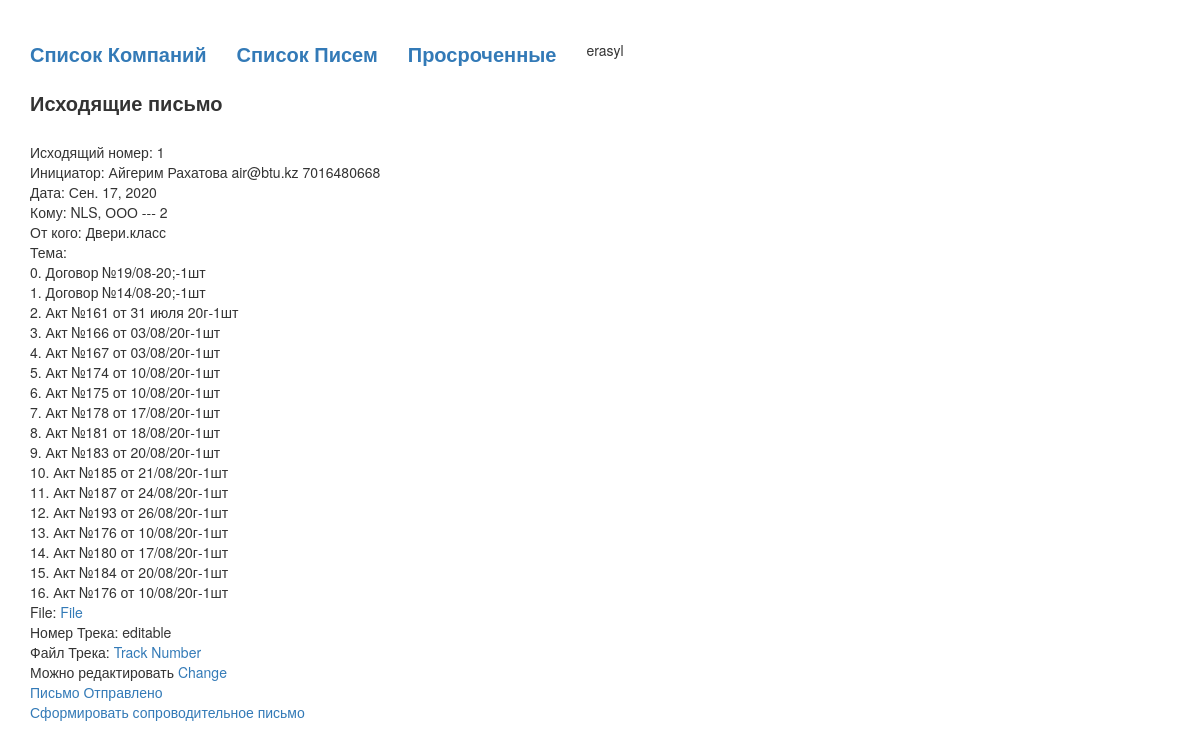
Before: /mail_detail/outcoming/13 (signed in) with the older database file.
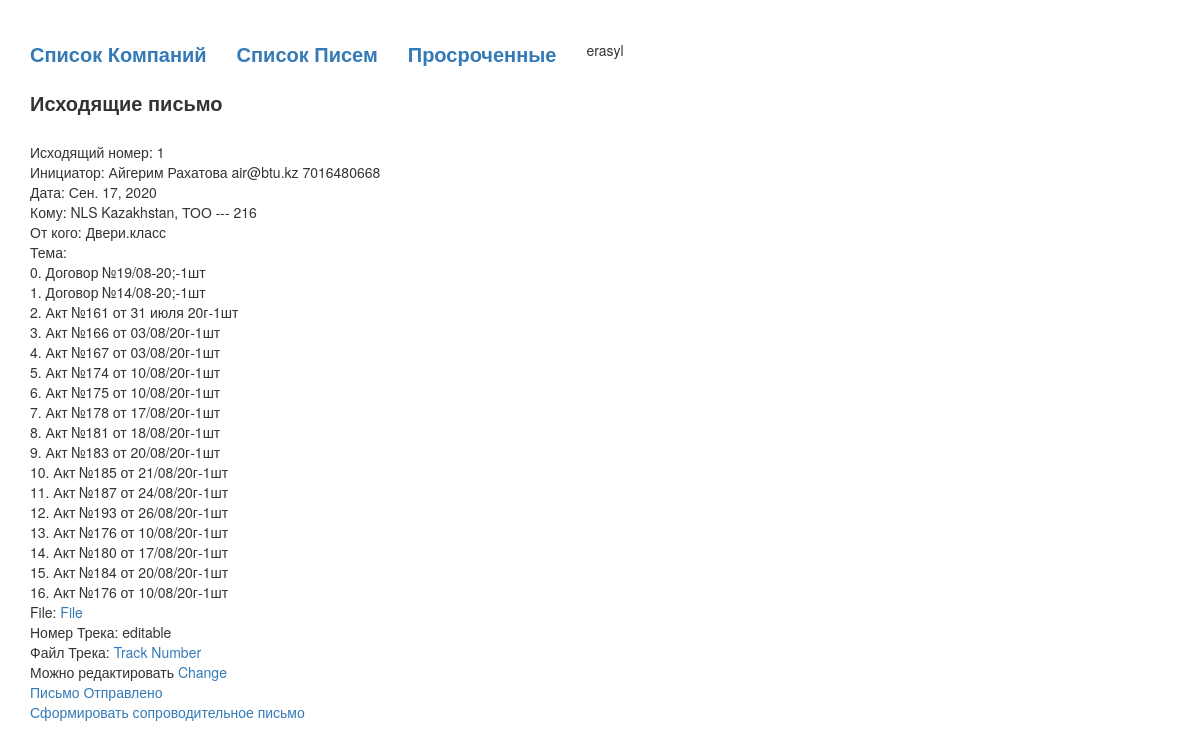
After: the same page with the newer database file.
### blog/models.py (models this page shows, shortened)
class OutMail(models.Model):
    status = models.CharField('Статус', max_length=20, default='outcoming', editable=False)
    init = models.ForeignKey(Worker, on_delete=models.CASCADE, verbose_name='Инициатор', default='')
    created_at = models.DateField(auto_now_add=True, null=True,)
    own_company = models.ForeignKey(OwnCompany, on_delete=models.CASCADE, null=True, verbose_name='Наши компаний')
    side_two = models.ForeignKey(Entity, on_delete=models.CASCADE, null=True, verbose_name='Кому')
    out_number = models.IntegerField('Исходящий Номер')
    upload_file = models.FileField(null=True, upload_to=file_path, blank=True)
    response_to = models.ForeignKey('InMail', on_delete=models.CASCADE, null=True, blank=True, verbose_name='Ответ на письмо')
    topic = models.TextField('Тема', max_length=20000, null=True, blank=True)
    state = models.CharField('Состояние', max_length=20, default='editable')
    track = models.CharField('Номер Трэка', max_length=20, default='', null=True, blank=True)
    track_number = models.FileField(null=True, upload_to=file_path, blank=True)
    class Meta:
        unique_together = ('out_number', 'own_company',)

class Entity(models.Model):
    name = models.CharField('Название Юр. Лица', max_length=200)
    side_one = models.CharField('Резидент РК', max_length=1, choices=resident_choice, default='1')
    ebin = models.CharField('БИН РК', max_length=12, blank=True)
    etype = models.CharField('Тип организаций', max_length=1, choices=entity_type)
    ebin2 = models.CharField('Иностранный Номер', max_length=200, blank=True)
    class Meta:
        ordering = ["name"]
        unique_together = ('ebin', 'ebin2',)
    def __str__(self):
        return self.name +', ' + self.get_etype_display()+ " ---     " + str(self.id)

class Worker(models.Model):
    name = models.CharField('Имя', max_length=200, default='')
    surname = models.CharField('Фамилия', max_length=200, default='')
    email = models.CharField('E-mail', max_length=200, default='')
    phone = models.CharField('Номер Телефона', max_length=200, default='')
    class Meta:
        ordering = ["name"]
    def __str__(self):
        return self.name + ' ' + self.surname

class OwnCompany(models.Model):
    name = models.CharField('Название Юр.  Лица', max_length=200)
    ebin = models.CharField('БИН РК', max_length=14, blank=True)
    adress = models.CharField('Адрес', max_length=200, blank=True)
    def __str__(self):
        return self.name

### blog/views.py (the view)
# urls.py: path('mail_detail/<str:status>/<int:pk>', views.mail_detail, name='mail_detail'),
def mail_detail(request, status, pk):
    if(status == 'incoming'):
        mail = InMail.objects.get(id=pk)
        try:
            responses = OutMail.objects.filter(response_to_id = pk)
        except:
            responses = None
    elif(status == 'outcoming'):
        mail = OutMail.objects.get(id=pk)
        try:
            responses = InMail.objects.filter(response_to_id = pk)
        except:
            responses = None
    context = {
        'mail': mail,
        'responses': responses,
    }
    return render(request, 'blog/mail_detail.html', context)

### blog/templates/blog/mail_detail.html (shortened to what this page needs)
{% extends 'blog/base.html' %}
{% block content %}
    <div class="mail_detail">
        {% if mail and mail.status == 'incoming' %}
            <div class="title">Входящие письмо</div>
            Входящий номер: {{ mail.in_number }} <br>
            Инициатор: {{ mail.init }} {{ mail.init.email }} {{ mail.init.phone }} <br>
            Дата: {{ mail.created_at }} <br>
            Кому: {{ mail.own_company }} <br>
            От кого: {{ mail.side_two }} <br>
            <div id="topic">
                Тема: {{ mail.topic }} <br>
            </div>
            {% if mail.upload_file %}
                File:  <a href="{{ mail.upload_file.url }}">File</a> <br>
            {% endif %}
            {% if mail.response_to != None %}
                Письмо является ответом на: <a href="{% url 'mail_detail' status=mail.response_to.status pk=mail.response_to.id %}">{{ mail.response_to }}</a> <br>
            {% endif %}
            {% if mail.track_number %}
            Track Number:  <a href="{{ mail.track_number.url }}">Track Number</a> <br>
            {% endif %}
            {% if mail.state == 'editable' %}
                Можно редактировать
                <a href="{% url 'mail_edit' status=mail.status pk=mail.id %}">Change</a> <br>
                <a href="{% url 'mail_send' status=mail.status pk=mail.id %}">Письмо Отправлено</a> <br>
            {% else %}
                Редактировать запрещено
            {% endif %}
        {% elif mail.status == 'outcoming' %}
            <div class="title">Исходящие письмо</div>
            Исходящий номер: {{ mail.out_number }} <br>
            Инициатор: {{ mail.init }} {{ mail.init.email }} {{ mail.init.phone }} <br>
            Дата: {{ mail.created_at }} <br>
            Кому: {{ mail.side_two }} <br>
            От кого: {{ mail.own_company }} <br>
            <div id="topic">
                Тема: {{ mail.topic }} <br>
            </div>
            {% if mail.upload_file %}
                File:  <a href="{{ mail.upload_file.url }}">File</a> <br>
            {% endif %}
            {% if mail.track %}
                Номер Трека:  {{ mail.track }} <br>
            {% endif %}
            {% if mail.track_number %}
                Файл Трека:  <a href="{{ mail.track_number.url }}">Track Number</a> <br>
            {% endif %}
            {% if mail.state == 'editable' %}
                Можно редактировать
                <a href="{% url 'mail_edit' status=mail.status pk=mail.id %}">Change</a> <br>
                <a href="{% url 'mail_send' status=mail.status pk=mail.id %}">Письмо Отправлено</a> <br>
            {% else %}
                Редактировать запрещено
            {% endif %}
            <a href="{% url 'some_view' pk=mail.pk status=mail.status %}">Сформировать сопроводительное письмо</a>
        {% endif %}
    </div>
{% endblock %}

Changed rows visible on the page:
changed OutMail "editable": side_two "NLS, ООО --- 2" → "NLS Kazakhstan, ТОО --- 216"
